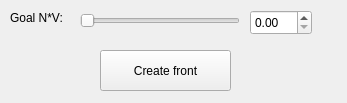
<?xml version="1.0" encoding="UTF-8"?>
<ui version="4.0">
 <class>SnaxelCreatorWidgetUI</class>
 <widget class="QWidget" name="SnaxelCreatorWidgetUI">
  <property name="geometry">
   <rect>
    <x>0</x>
    <y>0</y>
    <width>347</width>
    <height>103</height>
   </rect>
  </property>
  <property name="windowTitle">
   <string>Form</string>
  </property>
  <widget class="QPushButton" name="createButton">
   <property name="geometry">
    <rect>
     <x>100</x>
     <y>50</y>
     <width>131</width>
     <height>41</height>
    </rect>
   </property>
   <property name="text">
    <string>Create front</string>
   </property>
  </widget>
  <widget class="QSlider" name="goalNVSlider">
   <property name="geometry">
    <rect>
     <x>80</x>
     <y>10</y>
     <width>160</width>
     <height>22</height>
    </rect>
   </property>
   <property name="minimum">
    <number>0</number>
   </property>
   <property name="maximum">
    <number>100</number>
   </property>
   <property name="pageStep">
    <number>10</number>
   </property>
   <property name="value">
    <number>0</number>
   </property>
   <property name="orientation">
    <enum>Qt::Horizontal</enum>
   </property>
   <property name="invertedAppearance">
    <bool>false</bool>
   </property>
  </widget>
  <widget class="QDoubleSpinBox" name="goalNVSpinBox">
   <property name="geometry">
    <rect>
     <x>250</x>
     <y>10</y>
     <width>62</width>
     <height>25</height>
    </rect>
   </property>
   <property name="maximum">
    <double>1.000000000000000</double>
   </property>
   <property name="singleStep">
    <double>0.010000000000000</double>
   </property>
  </widget>
  <widget class="QLabel" name="label">
   <property name="geometry">
    <rect>
     <x>10</x>
     <y>10</y>
     <width>71</width>
     <height>16</height>
    </rect>
   </property>
   <property name="text">
    <string>Goal N*V: </string>
   </property>
  </widget>
 </widget>
 <resources/>
 <connections/>
</ui>
